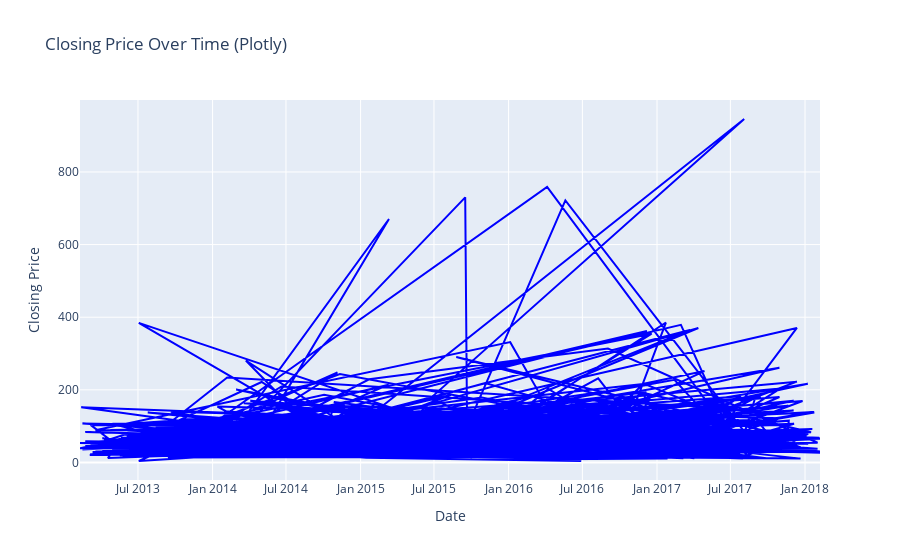
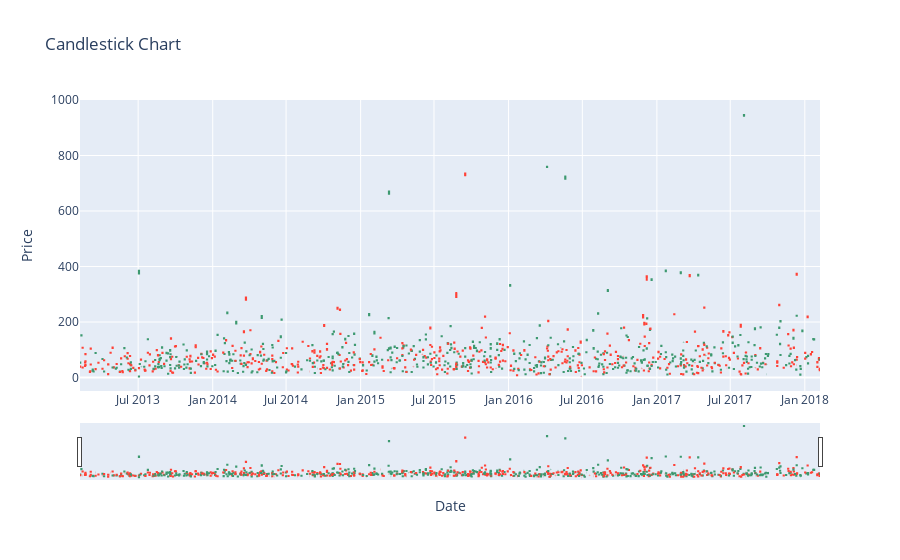

Write notebook code for charts like these, in order.
### Code cell
import pandas as pd
import matplotlib.pyplot as plt
import seaborn as sns
import plotly.graph_objs as go
import plotly.express as px
from plotly.subplots import make_subplots

# Load the finance dataset
data = pd.read_csv(r"E:\semsester 6\data_mining_project_all\all_stocks_5yr.csv")

# Print all the columns
print("Columns in the Finance Dataset:")
for column in data.columns:
    print(column)

# Convert the 'date' column to datetime format and set it as the index
data['date'] = pd.to_datetime(data['date'])
data.set_index('date', inplace=True)

# Select a subset of the data for visualization
data_subset = data.sample(n=1000)


# Line Plot with Plotly
fig = go.Figure()
fig.add_trace(go.Scatter(x=data_subset.index, y=data_subset['close'], mode='lines', name='Closing Price', line=dict(color='blue')))
fig.update_layout(title='Closing Price Over Time (Plotly)', xaxis_title='Date', yaxis_title='Closing Price')
fig.show()

# Scatter Plot with Seaborn
plt.figure(figsize=(10, 6))
sns.scatterplot(x=data_subset.index, y=data_subset['close'], color='orange')
plt.title('Closing Price Scatter Plot (Seaborn)')
plt.xlabel('Date')
plt.ylabel('Closing Price')
plt.grid(True)
plt.show()


# Candlestick Chart with Plotly
fig = go.Figure(data=[go.Candlestick(x=data_subset.index,
                                     open=data_subset['open'],
                                     high=data_subset['high'],
                                     low=data_subset['low'],
                                     close=data_subset['close'])])
fig.update_layout(title='Candlestick Chart', xaxis_title='Date', yaxis_title='Price')
fig.show()

# Histogram with Matplotlib
plt.figure(figsize=(10, 6))
plt.hist(data_subset['close'], bins=30, color='yellow')
plt.title('Closing Price Distribution (Histogram)')
plt.xlabel('Closing Price')
plt.ylabel('Frequency')
plt.grid(True)
plt.show()

# Density Plot with Seaborn
plt.figure(figsize=(10, 6))
sns.kdeplot(data_subset['close'], shade=True, color='blue')
plt.title('Closing Price Density Plot (Seaborn)')
plt.xlabel('Closing Price')
plt.ylabel('Density')
plt.grid(True)
plt.show()

# Plotting seasonal decomposition
plt.figure(figsize=(10, 6))
sns.set(style="whitegrid")
sns.boxplot(x=data.index.month, y=data['close'], palette="Greens")
plt.title('Seasonal Decomposition of Stock Close Price')
plt.xlabel('Month')
plt.ylabel('Close Price')
plt.show()

### Figure 1 — Plotly figure (JSON) as saved in the notebook; plotly's stock layout.template omitted (floating-point values rounded to 4 significant figures; data arrays with more than 128 entries replaced by an {"elided": "..."} marker saying what was removed)
{"data": [{"line": {"color": "blue"}, "mode": "lines", "name": "Closing Price", "type": "scatter", "x": {"elided": "1000 str values"}, "y": {"elided": "1000 float values"}}], "layout": {"title": {"text": "Closing Price Over Time (Plotly)"}, "xaxis": {"title": {"text": "Date"}}, "yaxis": {"title": {"text": "Closing Price"}}}}

### Figure 2 — Plotly figure (JSON) as saved in the notebook; plotly's stock layout.template omitted (floating-point values rounded to 4 significant figures; data arrays with more than 128 entries replaced by an {"elided": "..."} marker saying what was removed)
{"data": [{"close": {"elided": "1000 float values"}, "high": {"elided": "1000 float values"}, "low": {"elided": "1000 float values"}, "open": {"elided": "1000 float values"}, "type": "candlestick", "x": {"elided": "1000 str values"}}], "layout": {"title": {"text": "Candlestick Chart"}, "xaxis": {"title": {"text": "Date"}}, "yaxis": {"title": {"text": "Price"}}}}
